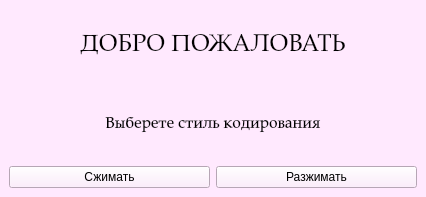
<?xml version="1.0" encoding="UTF-8"?>
<ui version="4.0">
 <class>HelloWindow</class>
 <widget class="QMainWindow" name="HelloWindow">
  <property name="geometry">
   <rect>
    <x>0</x>
    <y>0</y>
    <width>426</width>
    <height>197</height>
   </rect>
  </property>
  <property name="windowTitle">
   <string>Welcome to RTL code translator</string>
  </property>
  <property name="styleSheet">
   <string notr="true">background-color: rgb(255, 233, 254);</string>
  </property>
  <widget class="QWidget" name="centralwidget">
   <layout class="QVBoxLayout" name="verticalLayout">
    <item>
     <widget class="QLabel" name="Welcome_text">
      <property name="font">
       <font>
        <family>Palatino Linotype</family>
        <pointsize>18</pointsize>
       </font>
      </property>
      <property name="text">
       <string>ДОБРО ПОЖАЛОВАТЬ</string>
      </property>
      <property name="alignment">
       <set>Qt::AlignCenter</set>
      </property>
     </widget>
    </item>
    <item>
     <widget class="QLabel" name="Choose_text">
      <property name="font">
       <font>
        <family>Palatino Linotype</family>
        <pointsize>12</pointsize>
       </font>
      </property>
      <property name="text">
       <string>Выберете стиль кодирования</string>
      </property>
      <property name="alignment">
       <set>Qt::AlignCenter</set>
      </property>
     </widget>
    </item>
    <item>
     <layout class="QHBoxLayout" name="horizontalLayout">
      <item>
       <widget class="QPushButton" name="Code_But">
        <property name="palette">
         <palette>
          <active>
           <colorrole role="WindowText">
            <brush brushstyle="SolidPattern">
             <color alpha="255">
              <red>0</red>
              <green>0</green>
              <blue>0</blue>
             </color>
            </brush>
           </colorrole>
           <colorrole role="Button">
            <brush brushstyle="SolidPattern">
             <color alpha="255">
              <red>255</red>
              <green>255</green>
              <blue>255</blue>
             </color>
            </brush>
           </colorrole>
           <colorrole role="Light">
            <brush brushstyle="SolidPattern">
             <color alpha="255">
              <red>255</red>
              <green>255</green>
              <blue>255</blue>
             </color>
            </brush>
           </colorrole>
           <colorrole role="Midlight">
            <brush brushstyle="SolidPattern">
             <color alpha="255">
              <red>255</red>
              <green>255</green>
              <blue>255</blue>
             </color>
            </brush>
           </colorrole>
           <colorrole role="Dark">
            <brush brushstyle="SolidPattern">
             <color alpha="255">
              <red>127</red>
              <green>127</green>
              <blue>127</blue>
             </color>
            </brush>
           </colorrole>
           <colorrole role="Mid">
            <brush brushstyle="SolidPattern">
             <color alpha="255">
              <red>170</red>
              <green>170</green>
              <blue>170</blue>
             </color>
            </brush>
           </colorrole>
           <colorrole role="Text">
            <brush brushstyle="SolidPattern">
             <color alpha="255">
              <red>0</red>
              <green>0</green>
              <blue>0</blue>
             </color>
            </brush>
           </colorrole>
           <colorrole role="BrightText">
            <brush brushstyle="SolidPattern">
             <color alpha="255">
              <red>255</red>
              <green>255</green>
              <blue>255</blue>
             </color>
            </brush>
           </colorrole>
           <colorrole role="ButtonText">
            <brush brushstyle="SolidPattern">
             <color alpha="255">
              <red>0</red>
              <green>0</green>
              <blue>0</blue>
             </color>
            </brush>
           </colorrole>
           <colorrole role="Base">
            <brush brushstyle="SolidPattern">
             <color alpha="255">
              <red>255</red>
              <green>255</green>
              <blue>255</blue>
             </color>
            </brush>
           </colorrole>
           <colorrole role="Window">
            <brush brushstyle="SolidPattern">
             <color alpha="255">
              <red>255</red>
              <green>255</green>
              <blue>255</blue>
             </color>
            </brush>
           </colorrole>
           <colorrole role="Shadow">
            <brush brushstyle="SolidPattern">
             <color alpha="255">
              <red>0</red>
              <green>0</green>
              <blue>0</blue>
             </color>
            </brush>
           </colorrole>
           <colorrole role="AlternateBase">
            <brush brushstyle="SolidPattern">
             <color alpha="255">
              <red>255</red>
              <green>255</green>
              <blue>255</blue>
             </color>
            </brush>
           </colorrole>
           <colorrole role="ToolTipBase">
            <brush brushstyle="SolidPattern">
             <color alpha="255">
              <red>255</red>
              <green>255</green>
              <blue>220</blue>
             </color>
            </brush>
           </colorrole>
           <colorrole role="ToolTipText">
            <brush brushstyle="SolidPattern">
             <color alpha="255">
              <red>0</red>
              <green>0</green>
              <blue>0</blue>
             </color>
            </brush>
           </colorrole>
           <colorrole role="PlaceholderText">
            <brush brushstyle="SolidPattern">
             <color alpha="128">
              <red>0</red>
              <green>0</green>
              <blue>0</blue>
             </color>
            </brush>
           </colorrole>
          </active>
          <inactive>
           <colorrole role="WindowText">
            <brush brushstyle="SolidPattern">
             <color alpha="255">
              <red>0</red>
              <green>0</green>
              <blue>0</blue>
             </color>
            </brush>
           </colorrole>
           <colorrole role="Button">
            <brush brushstyle="SolidPattern">
             <color alpha="255">
              <red>255</red>
              <green>255</green>
              <blue>255</blue>
             </color>
            </brush>
           </colorrole>
           <colorrole role="Light">
            <brush brushstyle="SolidPattern">
             <color alpha="255">
              <red>255</red>
              <green>255</green>
              <blue>255</blue>
             </color>
            </brush>
           </colorrole>
           <colorrole role="Midlight">
            <brush brushstyle="SolidPattern">
             <color alpha="255">
              <red>255</red>
              <green>255</green>
              <blue>255</blue>
             </color>
            </brush>
           </colorrole>
           <colorrole role="Dark">
            <brush brushstyle="SolidPattern">
             <color alpha="255">
              <red>127</red>
              <green>127</green>
              <blue>127</blue>
             </color>
            </brush>
           </colorrole>
           <colorrole role="Mid">
            <brush brushstyle="SolidPattern">
             <color alpha="255">
              <red>170</red>
              <green>170</green>
              <blue>170</blue>
             </color>
            </brush>
           </colorrole>
           <colorrole role="Text">
            <brush brushstyle="SolidPattern">
             <color alpha="255">
              <red>0</red>
              <green>0</green>
              <blue>0</blue>
             </color>
            </brush>
           </colorrole>
           <colorrole role="BrightText">
            <brush brushstyle="SolidPattern">
             <color alpha="255">
              <red>255</red>
              <green>255</green>
              <blue>255</blue>
             </color>
            </brush>
           </colorrole>
           <colorrole role="ButtonText">
            <brush brushstyle="SolidPattern">
             <color alpha="255">
              <red>0</red>
              <green>0</green>
              <blue>0</blue>
             </color>
            </brush>
           </colorrole>
           <colorrole role="Base">
            <brush brushstyle="SolidPattern">
             <color alpha="255">
              <red>255</red>
              <green>255</green>
              <blue>255</blue>
             </color>
            </brush>
           </colorrole>
           <colorrole role="Window">
            <brush brushstyle="SolidPattern">
             <color alpha="255">
              <red>255</red>
              <green>255</green>
              <blue>255</blue>
             </color>
            </brush>
           </colorrole>
           <colorrole role="Shadow">
            <brush brushstyle="SolidPattern">
             <color alpha="255">
              <red>0</red>
              <green>0</green>
              <blue>0</blue>
             </color>
            </brush>
           </colorrole>
           <colorrole role="AlternateBase">
            <brush brushstyle="SolidPattern">
             <color alpha="255">
              <red>255</red>
              <green>255</green>
              <blue>255</blue>
             </color>
            </brush>
           </colorrole>
           <colorrole role="ToolTipBase">
            <brush brushstyle="SolidPattern">
             <color alpha="255">
              <red>255</red>
              <green>255</green>
              <blue>220</blue>
             </color>
            </brush>
           </colorrole>
           <colorrole role="ToolTipText">
            <brush brushstyle="SolidPattern">
             <color alpha="255">
              <red>0</red>
              <green>0</green>
              <blue>0</blue>
             </color>
            </brush>
           </colorrole>
           <colorrole role="PlaceholderText">
            <brush brushstyle="SolidPattern">
             <color alpha="128">
              <red>0</red>
              <green>0</green>
              <blue>0</blue>
             </color>
            </brush>
           </colorrole>
          </inactive>
          <disabled>
           <colorrole role="WindowText">
            <brush brushstyle="SolidPattern">
             <color alpha="255">
              <red>127</red>
              <green>127</green>
              <blue>127</blue>
             </color>
            </brush>
           </colorrole>
           <colorrole role="Button">
            <brush brushstyle="SolidPattern">
             <color alpha="255">
              <red>255</red>
              <green>255</green>
              <blue>255</blue>
             </color>
            </brush>
           </colorrole>
           <colorrole role="Light">
            <brush brushstyle="SolidPattern">
             <color alpha="255">
              <red>255</red>
              <green>255</green>
              <blue>255</blue>
             </color>
            </brush>
           </colorrole>
           <colorrole role="Midlight">
            <brush brushstyle="SolidPattern">
             <color alpha="255">
              <red>255</red>
              <green>255</green>
              <blue>255</blue>
             </color>
            </brush>
           </colorrole>
           <colorrole role="Dark">
            <brush brushstyle="SolidPattern">
             <color alpha="255">
              <red>127</red>
              <green>127</green>
              <blue>127</blue>
             </color>
            </brush>
           </colorrole>
           <colorrole role="Mid">
            <brush brushstyle="SolidPattern">
             <color alpha="255">
              <red>170</red>
              <green>170</green>
              <blue>170</blue>
             </color>
            </brush>
           </colorrole>
           <colorrole role="Text">
            <brush brushstyle="SolidPattern">
             <color alpha="255">
              <red>127</red>
              <green>127</green>
              <blue>127</blue>
             </color>
            </brush>
           </colorrole>
           <colorrole role="BrightText">
            <brush brushstyle="SolidPattern">
             <color alpha="255">
              <red>255</red>
              <green>255</green>
              <blue>255</blue>
             </color>
            </brush>
           </colorrole>
           <colorrole role="ButtonText">
            <brush brushstyle="SolidPattern">
             <color alpha="255">
              <red>127</red>
              <green>127</green>
              <blue>127</blue>
             </color>
            </brush>
           </colorrole>
           <colorrole role="Base">
            <brush brushstyle="SolidPattern">
             <color alpha="255">
              <red>255</red>
              <green>255</green>
              <blue>255</blue>
             </color>
            </brush>
           </colorrole>
           <colorrole role="Window">
            <brush brushstyle="SolidPattern">
             <color alpha="255">
              <red>255</red>
              <green>255</green>
              <blue>255</blue>
             </color>
            </brush>
           </colorrole>
           <colorrole role="Shadow">
            <brush brushstyle="SolidPattern">
             <color alpha="255">
              <red>0</red>
              <green>0</green>
              <blue>0</blue>
             </color>
            </brush>
           </colorrole>
           <colorrole role="AlternateBase">
            <brush brushstyle="SolidPattern">
             <color alpha="255">
              <red>255</red>
              <green>255</green>
              <blue>255</blue>
             </color>
            </brush>
           </colorrole>
           <colorrole role="ToolTipBase">
            <brush brushstyle="SolidPattern">
             <color alpha="255">
              <red>255</red>
              <green>255</green>
              <blue>220</blue>
             </color>
            </brush>
           </colorrole>
           <colorrole role="ToolTipText">
            <brush brushstyle="SolidPattern">
             <color alpha="255">
              <red>0</red>
              <green>0</green>
              <blue>0</blue>
             </color>
            </brush>
           </colorrole>
           <colorrole role="PlaceholderText">
            <brush brushstyle="SolidPattern">
             <color alpha="128">
              <red>0</red>
              <green>0</green>
              <blue>0</blue>
             </color>
            </brush>
           </colorrole>
          </disabled>
         </palette>
        </property>
        <property name="cursor">
         <cursorShape>PointingHandCursor</cursorShape>
        </property>
        <property name="text">
         <string>Сжимать</string>
        </property>
       </widget>
      </item>
      <item>
       <widget class="QPushButton" name="Uncode_But">
        <property name="cursor">
         <cursorShape>PointingHandCursor</cursorShape>
        </property>
        <property name="text">
         <string>Разжимать</string>
        </property>
       </widget>
      </item>
     </layout>
    </item>
   </layout>
  </widget>
 </widget>
 <resources/>
 <connections/>
</ui>
